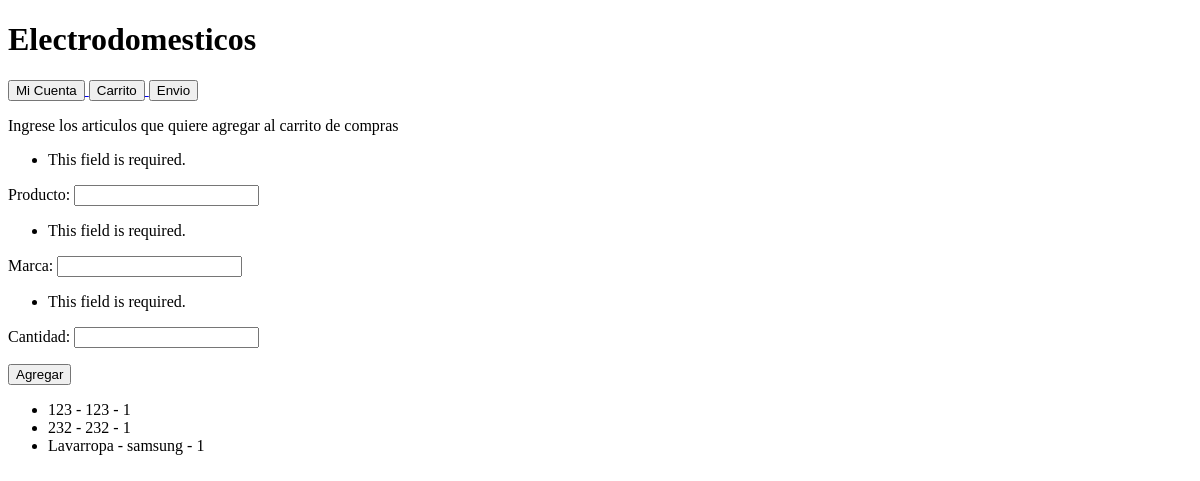
Page /articulos/create on the earlier database version.
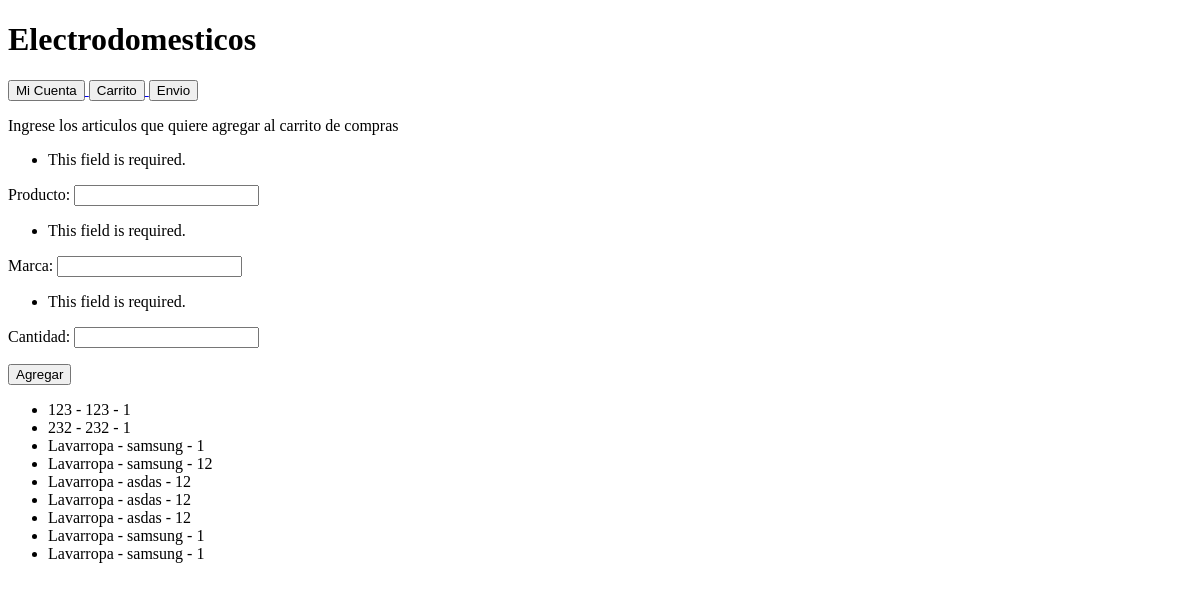
Same page on the later database version.
### AppCoder/models.py (models this page shows)
class Articulo(models.Model):
    producto = models.TextField(max_length=100)
    marca = models.TextField(max_length=100, default="samsung")
    cantidad = models.TextField(max_length=100, default="1")
    def __str__(self):
        return f"{self.producto} - {self.marca} - {self.cantidad}"

### AppCoder/views.py (the view)
# urls.py: path('articulos/create', cargar_articulos, name="articulos-create"),
def cargar_articulos(request):
     f = ArticuloForm(request.POST)
     articulos = Articulo.objects.all()
     total_articulos = len(articulos)
     context={
         "articulos": articulos,
         "total_articulos": total_articulos,
         "form": f,
     }
     if f.is_valid():
         Articulo(producto=f.data["producto"], marca=f.data["marca"], cantidad=f.data["cantidad"]).save()
     return render(request, "AppCoder/articulos.html", context)

### AppCoder/forms.py
class ArticuloForm(forms.Form):
    producto = forms.CharField(max_length=100)
    marca = forms.CharField(max_length=100, initial="samsung")
    cantidad = forms.CharField(max_length=100, initial="1")

### AppCoder/templates/AppCoder/articulos.html (shortened to what this page needs)
{% extends 'AppCoder/base.html' %}
{% block titulo %} Ingrese los articulos que quiere agregar al carrito de compras {% endblock %}
{% block listado %}
<form action="{% url 'articulos-create' %}" method="POST">
    {{form.as_p}}
    <input type="submit" value="Agregar">
</form>
<ul>
    {% for articulo in articulos %}
       <li> {{articulo}}</li>
    {% endfor %}
</ul>
{% endblock %}

Differences in the rows shown:
added Articulo: producto+marca+cantidad "Lavarropa - samsung - 12"
added Articulo: producto+marca+cantidad "Lavarropa - asdas - 12"
added Articulo: producto+marca+cantidad "Lavarropa - asdas - 12"
added Articulo: producto+marca+cantidad "Lavarropa - asdas - 12"
added Articulo: producto+marca+cantidad "Lavarropa - samsung - 1"
added Articulo: producto+marca+cantidad "Lavarropa - samsung - 1"
